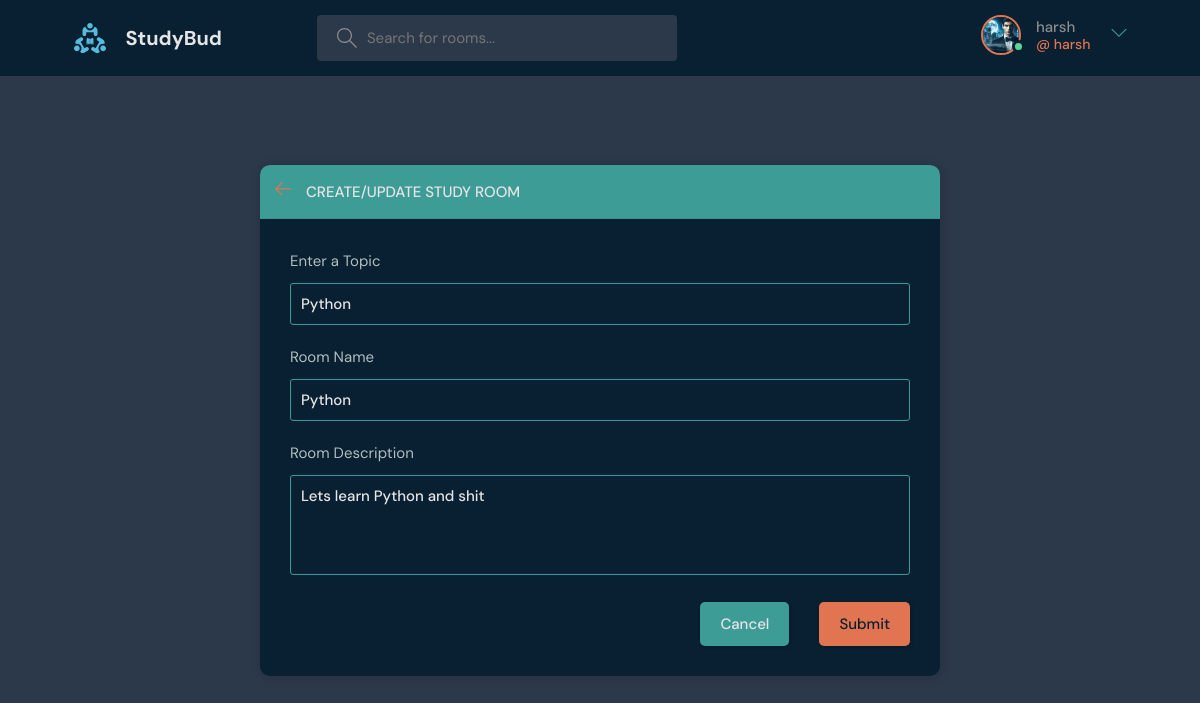
The app's page /update-room/1/ (signed in) with its own data.
### base/models.py (models this page shows, shortened)
class User(AbstractUser):
    name = models.CharField(max_length=200, null=True)
    email = models.EmailField( unique=True, null = True)
    bio = models.TextField( null=True)
    avatar = models.ImageField(null=True, default="avatar.svg")
    USERNAME_FIELD = 'email'
    REQUIRED_FIELDS = []

class Room(models.Model):
    host = models.ForeignKey(User, on_delete=models.SET_NULL, null=True)
    topic = models.ForeignKey(Topic, on_delete=models.SET_NULL, null=True)
    name = models.CharField(max_length=200)
    description = models.TextField(null=True, blank=True)
    participants = models.ManyToManyField(User, related_name='participants',blank=True)
    updated = models.DateTimeField(auto_now=True)
    created = models.DateTimeField(auto_now_add=True)
    class Meta:
        ordering = ['-updated', '-created']

class Topic(models.Model):
    name = models.CharField(max_length=200)

### base/views.py (the view, shortened to what this page needs)
# urls.py: path("update-room/<str:pk>/", views.updateRoom,name="update-room"),
@login_required(login_url='/login')
def updateRoom(request, pk):
    room = Room.objects.get(id=pk)
    form = RoomForm(instance=room)
    topics = Topic.objects.all()
    if request.user != room.host:
        return HttpResponse('You Are Not Allowed here!!')
    context = {'form': form, 'topics':topics, 'room':room}
    return render(request,"base/room_form.html", context)

### base/forms.py
class RoomForm(ModelForm):
      class Meta:
        model = Room
        fields = "__all__"
        exclude = ['host', 'participants']

### base/templates/base/room_form.html (shortened to what this page needs)
{% extends "main.html" %} {% block content %}
<main class="create-room layout">
  <div class="container">
    <div class="layout__box">
      <div class="layout__boxHeader">
        <div class="layout__boxTitle">
          <a href="{%url 'home' %}">
            <svg
              version="1.1"
              xmlns="http://www.w3.org/2000/svg"
              width="32"
              height="32"
              viewBox="0 0 32 32"
            >
              <title>arrow-left</title>
              <path
                d="M13.723 2.286l-13.723 13.714 13.719 13.714 1.616-1.611-10.96-10.96h27.625v-2.286h-27.625l10.965-10.965-1.616-1.607z"
              ></path>
            </svg>
          </a>
          <h3>Create/Update Study Room</h3>
        </div>
      </div>
      <div class="layout__body">
        <form method="POST" action="">
          <div class="form__group">
            <label for="room_topic">Enter a Topic</label>
            <input
              required
              type="text"
              name="topic"
              id=""
              list="topic.list"
              value="{{room.topic.name}}"
            />
          </div>
          <div class="form__group">
            <label for="room_name">Room Name</label>
            {{form.name}}
          </div>
          <div class="form__group">
            <label for="room_description">Room Description</label>
            {{form.description}}
          </div>
          <div class="form__action">
            <a class="btn btn--dark" href="{{request.META.HTTP_REFERER}}"
              >Cancel</a
            >
            <button class="btn btn--main" type="submit">Submit</button>
          </div>
        </form>
      </div>
    </div>
  </div>
</main>
{% endblock content %}

### templates/navbar.html (shortened to what this page needs)
{% load static %}
<header class="header header--loggedIn">
  <div class="container">
    <a href="{%url 'home' %}" class="header__logo">
      <img src="{% static 'images/logo.svg' %}" />
      <h1>StudyBud</h1>
    </a>
    <form class="header__search" method="GET" action="{%url 'home' %}">
      <label>
        <input name="q" placeholder="Search for rooms..." />
      </label>
    </form>
    <nav class="header__menu">
      {% if request.user.is_authenticated %}
      <div class="header__user">
        <a href="{%url 'user-profile' request.user.id  %}">
          <div class="avatar avatar--medium active">
            <img src="{{request.user.avatar.url}}" />
          </div>
          <p>
            {{request.user.username}} <span>@ {{request.user.username}}</span>
          </p>
        </a>
        <button class="dropdown-button">
          <svg
            version="1.1"
            xmlns="http://www.w3.org/2000/svg"
            width="32"
            height="32"
            viewBox="0 0 32 32"
          >
            <title>chevron-down</title>
            <path d="M16 21l-13-13h-3l16 16 16-16h-3l-13 13z"></path>
          </svg>
        </button>
      </div>
      {% else %} {% comment %} Not Logged in {% endcomment %}
      <a href="{%url 'login' %}">
        <img src="{% static 'images/avatar.svg' %}" />
        <p>Login</p>
      </a>
      {% endif %}
    </nav>
  </div>
</header>

### records on screen
User: user.avatar (picture), user.username "harsh"
Room: topic "Python", name "Python", description "Lets learn Python and shit"
